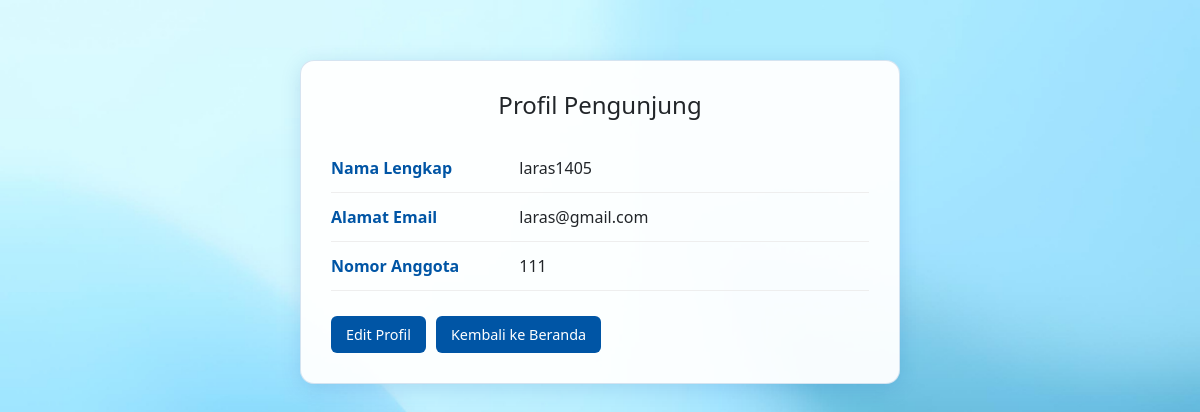
The app's page /profil/ (signed in) with its own data.
### perpustakaan/models.py (models this page shows, shortened)
class Pengunjung(models.Model):
    nama = models.CharField(max_length=100)
    email = models.EmailField(unique=True)
    password = models.CharField(max_length=128)
    nomor_anggota = models.CharField(max_length=100, unique=True)
    kode_verifikasi = models.CharField(max_length=10, blank=True, null=True)
    is_active = models.BooleanField(default=False)

### perpustakaan/views.py (the view)
# urls.py: path('profil/', views.lihat_profil, name='lihat_profil'),
def lihat_profil(request):
    pengunjung_id = request.session.get('pengunjung_id')
    pengunjung = Pengunjung.objects.get(id=pengunjung_id)
    return render(request, 'pengunjung/lihatProfil.html', {'pengunjung': pengunjung})
    return render(request, 'admin/lihat_profil.html')

### perpustakaan/templates/pengunjung/lihatProfil.html (shortened to what this page needs)
{% load static %}
<!DOCTYPE html>
<html lang="id">
<head>
    <link href="https://cdn.jsdelivr.net/npm/bootstrap@5.3.0/dist/css/bootstrap.min.css" rel="stylesheet">
</head>
<body>
    <div class="container">
        <div class="profile-view-container">
            <h4 class="mb-4 text-center">Profil Pengunjung</h4>
            <table class="profile-table">
                <tr>
                    <td>Nama Lengkap</td>
                    <td>{{ pengunjung.nama }}</td>
                </tr>
                <tr>
                    <td>Alamat Email</td>
                    <td>{{ pengunjung.email }}</td>
                </tr>
                <tr>
                    <td>Nomor Anggota</td>
                    <td>{{ pengunjung.nomor_anggota }}</td>
                </tr>
            </table>
            <div class="action-links">
                <a href="{% url 'edit_profil' %}" class="btn-edit">Edit Profil</a>
                <a href="{% url 'beranda_pengunjung' %}" class="btn-edit">Kembali ke Beranda</a>
            </div>
        </div>
    </div>
</body>
</html>

### records on screen
Pengunjung: nama "laras1405", email "laras@gmail.com", nomor_anggota "111"
